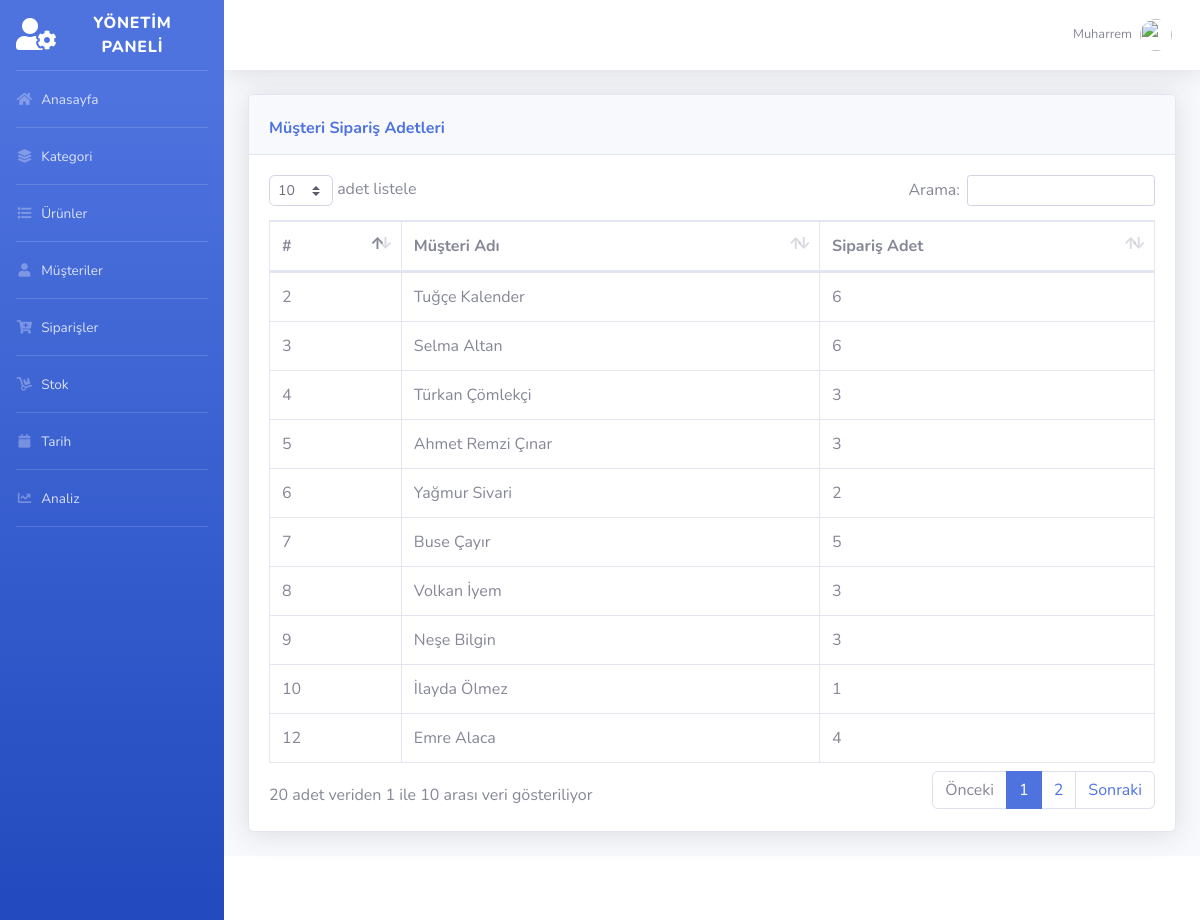
The app's page /admin/cokmusteri.php (signed in) with its own data.
### tables this page shows
CREATE TABLE IF NOT EXISTS `musteri` (
  `musteri_id` int(7) NOT NULL AUTO_INCREMENT,
  `musteri_ad` varchar(255) DEFAULT NULL,
  `musteri_soyad` varchar(255) DEFAULT NULL,
  `musteri_yas` date DEFAULT NULL,
  `musteri_telefon` varchar(11) DEFAULT NULL,
  `musteri_adres` varchar(255) DEFAULT NULL,
  `musteri_cinsiyet` varchar(5) DEFAULT NULL,
  PRIMARY KEY (`musteri_id`)
);

### admin/cokmusteri.php (the view)
<?php include 'header.php'; ?>
<div class="card shadow mb-4">
              <div class="card-header py-3">
                <h6 class="m-0 font-weight-bold text-primary float-left mt-2">Müşteri Sipariş Adetleri</h6>
            </div>
            <div class="card-body">
              <div class="table-responsive">
                <table class="table table-bordered" id="dataTable" width="100%" cellspacing="0">
                  <thead>
                    <tr>
                      <th>#</th>
                      <th>Müşteri Adı</th>
					  <th>Sipariş Adet</th>
                    </tr>
                  </thead>
                  <tbody>
                    <tr>
                      <?php $sorgu = mysqli_query($conn, "SELECT musteri.musteri_id, CONCAT(musteri.musteri_ad, ' ',musteri.musteri_soyad) as isim, COUNT(siparis.musteri_id) as adet
FROM musteri,siparis
WHERE musteri.musteri_id=siparis.musteri_id
GROUP BY musteri.musteri_id"); while($oku = mysqli_fetch_array($sorgu)){ ?>
                      <td><?php echo $oku['musteri_id']; ?></td>
                      <td><?php echo $oku['isim']; ?></td>
					  <td><?php echo $oku['adet'];  ?></td>
                    </tr>
                  <?php } ?>
                  </tbody>
                </table>
              </div>
            </div>
          </div>
<?php include 'footer.php'; ?>

### records on screen
musteri: musteri_id "2", isim "Tuğçe Kalender", adet "6"
musteri: musteri_id "3", isim "Selma Altan", adet "6"
musteri: musteri_id "4", isim "Türkan Çömlekçi", adet "3"
musteri: musteri_id "5", isim "Ahmet Remzi Çınar", adet "3"
musteri: musteri_id "6", isim "Yağmur Sivari", adet "2"
musteri: musteri_id "7", isim "Buse Çayır", adet "5"
musteri: musteri_id "8", isim "Volkan İyem", adet "3"
musteri: musteri_id "9", isim "Neşe Bilgin", adet "3"
musteri: musteri_id "10", isim "İlayda Ölmez", adet "1"
musteri: musteri_id "12", isim "Emre Alaca", adet "4"

### other values on screen
$_SESSION["user"] "Muharrem"
